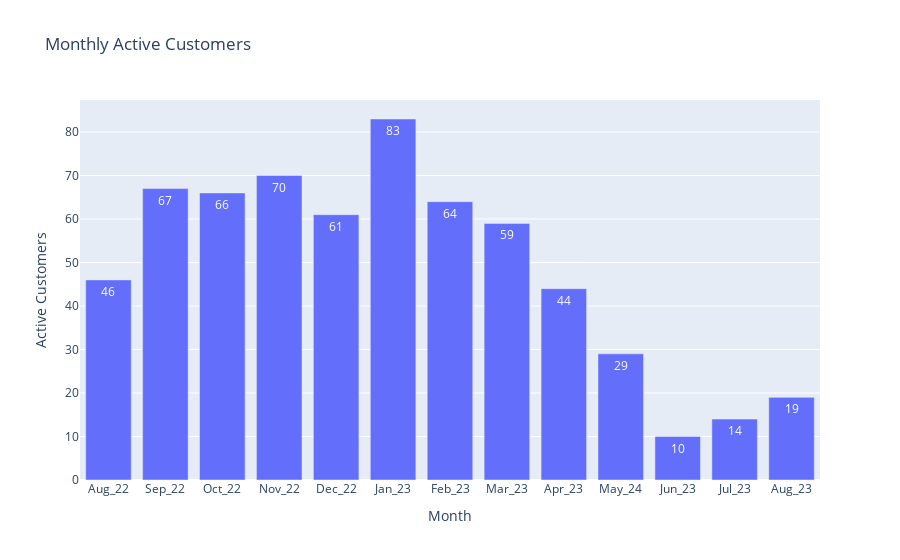

The notebook cell this image was saved under:
### Code cell
# Plotting the monthly active customers
monthly_present_fig=px.bar(monthly_present,x="Month",y="Active_Customers",title="Monthly Active Customers",
                           text_auto=True,labels=dict(Month="Month",Active_Customers="Active Customers"))
monthly_present_fig.show()

### Figure 1 — Plotly figure (JSON) as saved in the notebook; plotly's stock layout.template omitted (floating-point values rounded to 4 significant figures)
{"data": [{"alignmentgroup": "True", "hovertemplate": "Month=%{x}<br>Active Customers=%{y}<extra></extra>", "legendgroup": "", "marker": {"color": "#636efa", "pattern": {"shape": ""}}, "name": "", "offsetgroup": "", "orientation": "v", "showlegend": false, "textposition": "auto", "texttemplate": "%{y}", "type": "bar", "x": ["Aug_22", "Sep_22", "Oct_22", "Nov_22", "Dec_22", "Jan_23", "Feb_23", "Mar_23", "Apr_23", "May_24", "Jun_23", "Jul_23", "Aug_23"], "xaxis": "x", "y": [46, 67, 66, 70, 61, 83, 64, 59, 44, 29, 10, 14, 19], "yaxis": "y"}], "layout": {"barmode": "relative", "legend": {"tracegroupgap": 0}, "title": {"text": "Monthly Active Customers"}, "xaxis": {"anchor": "y", "domain": [0, 1], "title": {"text": "Month"}}, "yaxis": {"anchor": "x", "domain": [0, 1], "title": {"text": "Active Customers"}}}}
